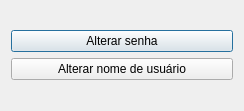
<?xml version="1.0" encoding="UTF-8"?>
<ui version="4.0">
 <class>configwindow</class>
 <widget class="QDialog" name="configwindow">
  <property name="geometry">
   <rect>
    <x>0</x>
    <y>0</y>
    <width>244</width>
    <height>111</height>
   </rect>
  </property>
  <property name="windowTitle">
   <string>Dialog</string>
  </property>
  <layout class="QVBoxLayout" name="verticalLayout">
   <item>
    <layout class="QVBoxLayout" name="configverticalLayout">
     <item>
      <widget class="QPushButton" name="alterarSenhaBtn">
       <property name="text">
        <string>Alterar senha</string>
       </property>
      </widget>
     </item>
     <item>
      <widget class="QPushButton" name="alterarUsernameBtn">
       <property name="text">
        <string>Alterar nome de usuário</string>
       </property>
      </widget>
     </item>
    </layout>
   </item>
  </layout>
 </widget>
 <resources/>
 <connections/>
</ui>
